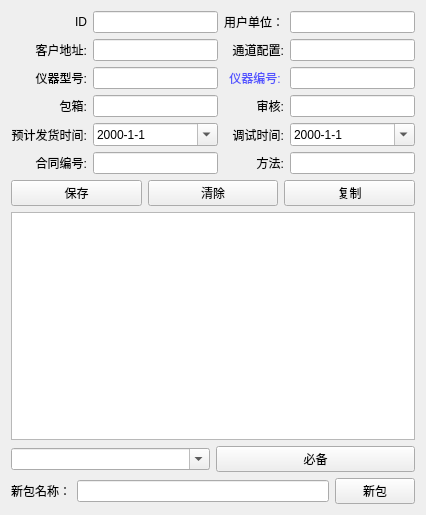
<?xml version="1.0" encoding="UTF-8"?>
<ui version="4.0">
 <class>Form</class>
 <widget class="QWidget" name="Form">
  <property name="geometry">
   <rect>
    <x>0</x>
    <y>0</y>
    <width>426</width>
    <height>515</height>
   </rect>
  </property>
  <property name="windowTitle">
   <string>编辑仪器信息</string>
  </property>
  <layout class="QVBoxLayout" name="verticalLayout_2">
   <item>
    <layout class="QGridLayout" name="gridLayout">
     <item row="0" column="0">
      <widget class="QLabel" name="label">
       <property name="text">
        <string>ID</string>
       </property>
       <property name="alignment">
        <set>Qt::AlignRight|Qt::AlignTrailing|Qt::AlignVCenter</set>
       </property>
      </widget>
     </item>
     <item row="0" column="1">
      <widget class="QLineEdit" name="id"/>
     </item>
     <item row="0" column="2">
      <widget class="QLabel" name="label_3">
       <property name="text">
        <string>用户单位：</string>
       </property>
       <property name="alignment">
        <set>Qt::AlignRight|Qt::AlignTrailing|Qt::AlignVCenter</set>
       </property>
      </widget>
     </item>
     <item row="0" column="3">
      <widget class="QLineEdit" name="yonghu"/>
     </item>
     <item row="1" column="0">
      <widget class="QLabel" name="label_2">
       <property name="text">
        <string>客户地址:</string>
       </property>
       <property name="alignment">
        <set>Qt::AlignRight|Qt::AlignTrailing|Qt::AlignVCenter</set>
       </property>
      </widget>
     </item>
     <item row="1" column="1">
      <widget class="QLineEdit" name="addr"/>
     </item>
     <item row="1" column="2">
      <widget class="QLabel" name="label_4">
       <property name="text">
        <string>通道配置:</string>
       </property>
       <property name="alignment">
        <set>Qt::AlignRight|Qt::AlignTrailing|Qt::AlignVCenter</set>
       </property>
      </widget>
     </item>
     <item row="1" column="3">
      <widget class="QLineEdit" name="channels"/>
     </item>
     <item row="2" column="0">
      <widget class="QLabel" name="label_5">
       <property name="styleSheet">
        <string notr="true">font: 75 9pt &quot;Century Schoolbook L&quot;;</string>
       </property>
       <property name="text">
        <string>仪器型号:</string>
       </property>
       <property name="alignment">
        <set>Qt::AlignRight|Qt::AlignTrailing|Qt::AlignVCenter</set>
       </property>
      </widget>
     </item>
     <item row="2" column="1">
      <widget class="QLineEdit" name="yiqixinghao"/>
     </item>
     <item row="2" column="2">
      <widget class="QLabel" name="label_12">
       <property name="styleSheet">
        <string notr="true">color: rgb(82, 82, 255);</string>
       </property>
       <property name="text">
        <string>仪器编号:	</string>
       </property>
       <property name="alignment">
        <set>Qt::AlignRight|Qt::AlignTrailing|Qt::AlignVCenter</set>
       </property>
      </widget>
     </item>
     <item row="2" column="3">
      <widget class="QLineEdit" name="yiqibh"/>
     </item>
     <item row="3" column="0">
      <widget class="QLabel" name="label_6">
       <property name="text">
        <string>包箱:</string>
       </property>
       <property name="alignment">
        <set>Qt::AlignRight|Qt::AlignTrailing|Qt::AlignVCenter</set>
       </property>
      </widget>
     </item>
     <item row="3" column="1">
      <widget class="QLineEdit" name="baoxiang"/>
     </item>
     <item row="3" column="2">
      <widget class="QLabel" name="label_9">
       <property name="text">
        <string>	审核:</string>
       </property>
       <property name="alignment">
        <set>Qt::AlignRight|Qt::AlignTrailing|Qt::AlignVCenter</set>
       </property>
      </widget>
     </item>
     <item row="3" column="3">
      <widget class="QLineEdit" name="shenhe"/>
     </item>
     <item row="4" column="0">
      <widget class="QLabel" name="label_7">
       <property name="text">
        <string>预计发货时间:</string>
       </property>
       <property name="alignment">
        <set>Qt::AlignRight|Qt::AlignTrailing|Qt::AlignVCenter</set>
       </property>
      </widget>
     </item>
     <item row="4" column="2">
      <widget class="QLabel" name="label_11">
       <property name="text">
        <string>调试时间:</string>
       </property>
       <property name="alignment">
        <set>Qt::AlignRight|Qt::AlignTrailing|Qt::AlignVCenter</set>
       </property>
      </widget>
     </item>
     <item row="5" column="0">
      <widget class="QLabel" name="label_8">
       <property name="text">
        <string>合同编号:</string>
       </property>
       <property name="alignment">
        <set>Qt::AlignRight|Qt::AlignTrailing|Qt::AlignVCenter</set>
       </property>
      </widget>
     </item>
     <item row="5" column="1">
      <widget class="QLineEdit" name="hetongbh"/>
     </item>
     <item row="5" column="2">
      <widget class="QLabel" name="label_10">
       <property name="text">
        <string>方法:</string>
       </property>
       <property name="alignment">
        <set>Qt::AlignRight|Qt::AlignTrailing|Qt::AlignVCenter</set>
       </property>
      </widget>
     </item>
     <item row="5" column="3">
      <widget class="QLineEdit" name="method"/>
     </item>
     <item row="4" column="1">
      <widget class="QDateEdit" name="yujifahuo_date">
       <property name="displayFormat">
        <string>yyyy-M-d</string>
       </property>
       <property name="calendarPopup">
        <bool>true</bool>
       </property>
      </widget>
     </item>
     <item row="4" column="3">
      <widget class="QDateEdit" name="tiaoshi_date">
       <property name="displayFormat">
        <string>yyyy-M-d</string>
       </property>
       <property name="calendarPopup">
        <bool>true</bool>
       </property>
      </widget>
     </item>
    </layout>
   </item>
   <item>
    <layout class="QHBoxLayout" name="horizontalLayout">
     <item>
      <widget class="QPushButton" name="pushButton">
       <property name="text">
        <string>保存</string>
       </property>
      </widget>
     </item>
     <item>
      <widget class="QPushButton" name="pushButton_2">
       <property name="text">
        <string>清除</string>
       </property>
      </widget>
     </item>
     <item>
      <widget class="QPushButton" name="pushButton_3">
       <property name="text">
        <string>复制</string>
       </property>
      </widget>
     </item>
    </layout>
   </item>
   <item>
    <layout class="QVBoxLayout" name="verticalLayout">
     <item>
      <widget class="QTableView" name="table_usepacks"/>
     </item>
     <item>
      <layout class="QHBoxLayout" name="horizontalLayout_3">
       <item>
        <widget class="QComboBox" name="auto_usepack">
         <property name="cursor">
          <cursorShape>CrossCursor</cursorShape>
         </property>
         <property name="styleSheet">
          <string notr="true">border-color: rgb(79, 82, 255);</string>
         </property>
         <property name="editable">
          <bool>true</bool>
         </property>
         <property name="maxCount">
          <number>2147483646</number>
         </property>
        </widget>
       </item>
       <item>
        <widget class="QPushButton" name="bibei">
         <property name="styleSheet">
          <string notr="true">border-color: rgb(66, 66, 255);</string>
         </property>
         <property name="text">
          <string>必备</string>
         </property>
        </widget>
       </item>
      </layout>
     </item>
     <item>
      <layout class="QHBoxLayout" name="horizontalLayout_2">
       <item>
        <widget class="QLabel" name="label_13">
         <property name="text">
          <string>新包名称：</string>
         </property>
        </widget>
       </item>
       <item>
        <widget class="QLineEdit" name="newpack"/>
       </item>
       <item>
        <widget class="QPushButton" name="pushButton_newpack">
         <property name="text">
          <string>新包</string>
         </property>
        </widget>
       </item>
      </layout>
     </item>
    </layout>
   </item>
  </layout>
 </widget>
 <resources/>
 <connections/>
 <slots>
  <slot>change()</slot>
  <slot>add()</slot>
  <slot>delete()</slot>
 </slots>
</ui>
